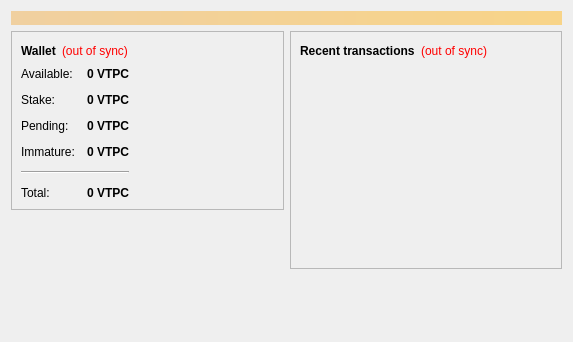
<?xml version="1.0" encoding="UTF-8"?>
<ui version="4.0">
 <class>OverviewPage</class>
 <widget class="QWidget" name="OverviewPage">
  <property name="geometry">
   <rect>
    <x>0</x>
    <y>0</y>
    <width>573</width>
    <height>342</height>
   </rect>
  </property>
  <property name="windowTitle">
   <string>Form</string>
  </property>
  <layout class="QVBoxLayout" name="topLayout">
   <item>
    <widget class="QLabel" name="labelAlerts">
     <property name="visible">
      <bool>false</bool>
     </property>
     <property name="styleSheet">
      <string notr="true">background-color: qlineargradient(x1: 0, y1: 0, x2: 1, y2: 0, stop:0 #F0D0A0, stop:1 #F8D488); color:#000000;</string>
     </property>
     <property name="wordWrap">
      <bool>true</bool>
     </property>
     <property name="margin">
      <number>3</number>
     </property>
    </widget>
   </item>
   <item>
    <layout class="QHBoxLayout" name="horizontalLayout" stretch="1,1">
     <item>
      <layout class="QVBoxLayout" name="verticalLayout_2">
       <item>
        <widget class="QFrame" name="frame">
         <property name="frameShape">
          <enum>QFrame::StyledPanel</enum>
         </property>
         <property name="frameShadow">
          <enum>QFrame::Raised</enum>
         </property>
         <layout class="QVBoxLayout" name="verticalLayout_4">
          <item>
           <layout class="QHBoxLayout" name="horizontalLayout_4">
            <item>
             <widget class="QLabel" name="label_5">
              <property name="font">
               <font>
                <weight>75</weight>
                <bold>true</bold>
               </font>
              </property>
              <property name="text">
               <string>Wallet</string>
              </property>
             </widget>
            </item>
            <item>
             <widget class="QLabel" name="labelWalletStatus">
              <property name="toolTip">
               <string>The displayed information may be out of date. Your wallet automatically synchronizes with the VintageTimePieceCoin network after a connection is established, but this process has not completed yet.</string>
              </property>
              <property name="styleSheet">
               <string notr="true">QLabel { color: red; }</string>
              </property>
              <property name="text">
               <string notr="true">(out of sync)</string>
              </property>
              <property name="alignment">
               <set>Qt::AlignLeading|Qt::AlignLeft|Qt::AlignVCenter</set>
              </property>
             </widget>
            </item>
            <item>
             <spacer name="horizontalSpacer_2">
              <property name="orientation">
               <enum>Qt::Horizontal</enum>
              </property>
              <property name="sizeHint" stdset="0">
               <size>
                <width>40</width>
                <height>20</height>
               </size>
              </property>
             </spacer>
            </item>
           </layout>
          </item>
          <item>
          <layout class="QHBoxLayout" name="horizontalLayout_3">
           <item>
           <layout class="QFormLayout" name="formLayout_2">
            <property name="fieldGrowthPolicy">
             <enum>QFormLayout::AllNonFixedFieldsGrow</enum>
            </property>
            <property name="horizontalSpacing">
             <number>12</number>
            </property>
            <property name="verticalSpacing">
             <number>12</number>
            </property>
            <item row="0" column="0">
             <widget class="QLabel" name="label">
              <property name="text">
               <string>Available:</string>
              </property>
             </widget>
            </item>
            <item row="0" column="1">
             <widget class="QLabel" name="labelBalance">
              <property name="font">
               <font>
                <weight>75</weight>
                <bold>true</bold>
               </font>
              </property>
              <property name="cursor">
               <cursorShape>IBeamCursor</cursorShape>
              </property>
              <property name="toolTip">
               <string>Your current spendable balance</string>
              </property>
              <property name="text">
               <string notr="true">0 VTPC</string>
              </property>
              <property name="alignment">
               <set>Qt::AlignRight|Qt::AlignTrailing|Qt::AlignVCenter</set>
              </property>
              <property name="textInteractionFlags">
               <set>Qt::LinksAccessibleByMouse|Qt::TextSelectableByKeyboard|Qt::TextSelectableByMouse</set>
              </property>
             </widget>
            </item>
            <item row="1" column="0">
             <widget class="QLabel" name="labelStakeText">
              <property name="text">
               <string>Stake:</string>
              </property>
             </widget>
            </item>
            <item row="1" column="1">
             <widget class="QLabel" name="labelStake">
              <property name="font">
               <font>
                <weight>75</weight>
                <bold>true</bold>
               </font>
              </property>
              <property name="cursor">
               <cursorShape>IBeamCursor</cursorShape>
              </property>
              <property name="toolTip">
               <string>Total of coins that were staked and do not yet count toward the current balance</string>
              </property>
              <property name="text">
               <string notr="true">0 VTPC</string>
              </property>
              <property name="alignment">
               <set>Qt::AlignRight|Qt::AlignTrailing|Qt::AlignVCenter</set>
              </property>
              <property name="textInteractionFlags">
               <set>Qt::LinksAccessibleByMouse|Qt::TextSelectableByKeyboard|Qt::TextSelectableByMouse</set>
              </property>
             </widget>
            </item>
            <item row="2" column="0">
             <widget class="QLabel" name="label_3">
              <property name="text">
               <string>Pending:</string>
              </property>
             </widget>
            </item>
            <item row="2" column="1">
             <widget class="QLabel" name="labelUnconfirmed">
              <property name="font">
               <font>
                <weight>75</weight>
                <bold>true</bold>
               </font>
              </property>
              <property name="cursor">
               <cursorShape>IBeamCursor</cursorShape>
              </property>
              <property name="toolTip">
               <string>Total of transactions that have yet to be confirmed, and do not yet count toward the spendable balance</string>
              </property>
              <property name="text">
               <string notr="true">0 VTPC</string>
              </property>
              <property name="alignment">
               <set>Qt::AlignRight|Qt::AlignTrailing|Qt::AlignVCenter</set>
              </property>
              <property name="textInteractionFlags">
               <set>Qt::LinksAccessibleByMouse|Qt::TextSelectableByKeyboard|Qt::TextSelectableByMouse</set>
              </property>
             </widget>
            </item>
            <item row="3" column="0">
             <widget class="QLabel" name="labelImmatureText">
              <property name="text">
               <string>Immature:</string>
              </property>
             </widget>
            </item>
            <item row="3" column="1">
             <widget class="QLabel" name="labelImmature">
              <property name="font">
               <font>
                <weight>75</weight>
                <bold>true</bold>
               </font>
              </property>
              <property name="toolTip">
               <string>Mined balance that has not yet matured</string>
              </property>
              <property name="text">
               <string notr="true">0 VTPC</string>
              </property>
              <property name="alignment">
               <set>Qt::AlignRight|Qt::AlignTrailing|Qt::AlignVCenter</set>
              </property>
              <property name="textInteractionFlags">
               <set>Qt::LinksAccessibleByMouse|Qt::TextSelectableByKeyboard|Qt::TextSelectableByMouse</set>
              </property>
             </widget>
            </item>
            <item row="5" column="0">
             <widget class="QLabel" name="labelTotalText">
              <property name="text">
               <string>Total:</string>
              </property>
             </widget>
            </item>
            <item row="5" column="1">
             <widget class="QLabel" name="labelTotal">
              <property name="font">
               <font>
                <weight>75</weight>
                <bold>true</bold>
               </font>
              </property>
              <property name="cursor">
               <cursorShape>IBeamCursor</cursorShape>
              </property>
              <property name="toolTip">
               <string>Your current total balance</string>
              </property>
              <property name="text">
               <string notr="true">0 VTPC</string>
              </property>
              <property name="alignment">
               <set>Qt::AlignRight|Qt::AlignTrailing|Qt::AlignVCenter</set>
              </property>
              <property name="textInteractionFlags">
               <set>Qt::LinksAccessibleByMouse|Qt::TextSelectableByKeyboard|Qt::TextSelectableByMouse</set>
              </property>
             </widget>
            </item>
            <item row="4" column="0" colspan="2">
             <widget class="Line" name="line">
              <property name="orientation">
               <enum>Qt::Horizontal</enum>
              </property>
             </widget>
            </item>
           </layout>
          </item>
            <item>
             <spacer name="horizontalSpacer_3">
              <property name="orientation">
               <enum>Qt::Horizontal</enum>
              </property>
              <property name="sizeHint" stdset="0">
               <size>
                <width>40</width>
                <height>20</height>
               </size>
              </property>
             </spacer>
            </item>
           </layout>
          </item>
         </layout>
        </widget>
       </item>
       <item>
        <spacer name="verticalSpacer">
         <property name="orientation">
          <enum>Qt::Vertical</enum>
         </property>
         <property name="sizeHint" stdset="0">
          <size>
           <width>20</width>
           <height>40</height>
          </size>
         </property>
        </spacer>
       </item>
      </layout>
     </item>
     <item>
      <layout class="QVBoxLayout" name="verticalLayout_3">
       <item>
        <widget class="QFrame" name="frame_2">
         <property name="frameShape">
          <enum>QFrame::StyledPanel</enum>
         </property>
         <property name="frameShadow">
          <enum>QFrame::Raised</enum>
         </property>
         <layout class="QVBoxLayout" name="verticalLayout">
          <item>
           <layout class="QHBoxLayout" name="horizontalLayout_2">
            <item>
             <widget class="QLabel" name="label_4">
              <property name="text">
               <string>&lt;b&gt;Recent transactions&lt;/b&gt;</string>
              </property>
             </widget>
            </item>
            <item>
             <widget class="QLabel" name="labelTransactionsStatus">
              <property name="toolTip">
               <string>The displayed information may be out of date. Your wallet automatically synchronizes with the VintageTimePieceCoin network after a connection is established, but this process has not completed yet.</string>
              </property>
              <property name="styleSheet">
               <string notr="true">QLabel { color: red; }</string>
              </property>
              <property name="text">
               <string notr="true">(out of sync)</string>
              </property>
              <property name="alignment">
               <set>Qt::AlignRight|Qt::AlignTrailing|Qt::AlignVCenter</set>
              </property>
             </widget>
            </item>
            <item>
             <spacer name="horizontalSpacer">
              <property name="orientation">
               <enum>Qt::Horizontal</enum>
              </property>
              <property name="sizeHint" stdset="0">
               <size>
                <width>40</width>
                <height>20</height>
               </size>
              </property>
             </spacer>
            </item>
           </layout>
          </item>
          <item>
           <widget class="QListView" name="listTransactions">
            <property name="styleSheet">
             <string notr="true">QListView { background: transparent; }</string>
            </property>
            <property name="frameShape">
             <enum>QFrame::NoFrame</enum>
            </property>
            <property name="verticalScrollBarPolicy">
             <enum>Qt::ScrollBarAlwaysOff</enum>
            </property>
            <property name="horizontalScrollBarPolicy">
             <enum>Qt::ScrollBarAlwaysOff</enum>
            </property>
            <property name="selectionMode">
             <enum>QAbstractItemView::NoSelection</enum>
            </property>
           </widget>
          </item>
         </layout>
        </widget>
       </item>
       <item>
        <spacer name="verticalSpacer_2">
         <property name="orientation">
          <enum>Qt::Vertical</enum>
         </property>
         <property name="sizeHint" stdset="0">
          <size>
           <width>20</width>
           <height>40</height>
          </size>
         </property>
        </spacer>
       </item>
      </layout>
     </item>
    </layout>
   </item>
  </layout>
 </widget>
 <resources/>
 <connections/>
</ui>
